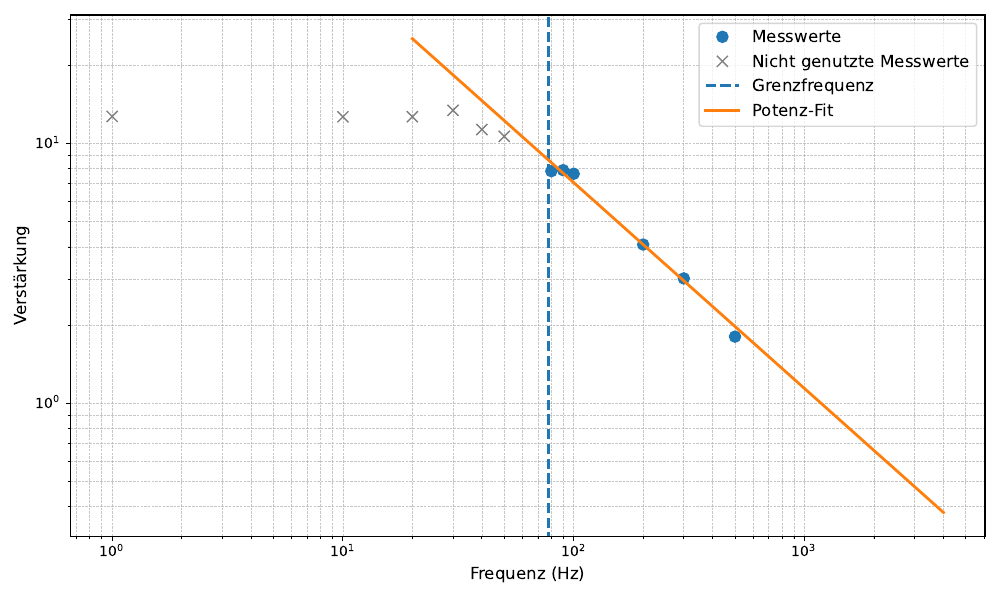

Write the Python code that produced this figure.
import numpy as np
import matplotlib.pyplot as plt
from scipy.optimize import curve_fit

# Read data from files
amp_1 = np.loadtxt('amp_1.txt')
amp_2 = np.loadtxt('amp_2.txt')

# Calculate U_gain
U_gain = amp_2 / amp_1
U_gain_used = U_gain[7:14]
U_gain_rest = U_gain[0:6]

# Create subset of x_array for corresponding U_gain
x_array = np.array([1, 10, 20, 30, 40, 50, 70, 80, 90, 100, 200, 300, 500, 800])
x_array_used = x_array[7:14]
x_array_rest = x_array[0:6]


# Define regression function
def reg(f, a, b):
    return a * f ** b


# Perform curve fitting
params, covariance_matrix = curve_fit(reg, x_array_used, U_gain_used)

# Berechne die Grenzfrequenz
v_const = np.mean(U_gain[0:6])
v_grenz = (v_const / (np.sqrt(2) * params[0])) ** (1 / params[1])

print("Paramter: ", *params)
print("Fehler: ", *np.sqrt(np.diag(covariance_matrix)))
print("Verstärkungsfaktor: ", v_const)
print("Grenzfrequenz: ", v_grenz)

# Create data for the regression curve
temp_plot = np.linspace(20, 4000, 1000)

# Create a double logarithmic plot
plt.figure(figsize=(10, 6))
plt.loglog(x_array[7:13], U_gain[7:13], 'o', label="Messwerte", markersize=8)
plt.loglog(x_array[0:6], U_gain[0:6], 'x', label="Nicht genutzte Messwerte", color="grey", markersize=8)
plt.vlines(v_grenz, 0.1, 100, linestyles="dashed", label="Grenzfrequenz", linewidth=2)
plt.loglog(temp_plot, reg(temp_plot, *params), label="Potenz-Fit", linewidth=2)
# plt.xlim(0.1, 10000)
# plt.ylim(0.1, 100)

# Add labels, grid, and enhancements
plt.xlabel("Frequenz (Hz)", fontsize=12)
plt.ylabel("Verstärkung", fontsize=12)
plt.grid(which="both", linestyle="--", linewidth=0.5, alpha=0.7)
plt.legend(fontsize=12)
plt.tight_layout()

# Save as a PDF and display
plt.savefig("inverting_amplifier_gain_150.pdf", format="pdf", dpi=300)
plt.show()
